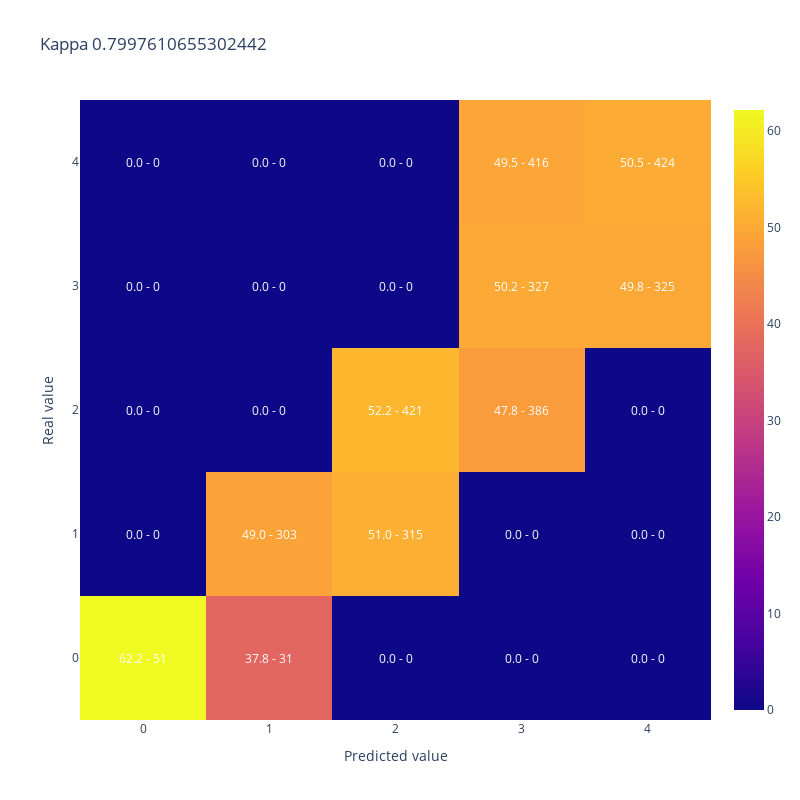
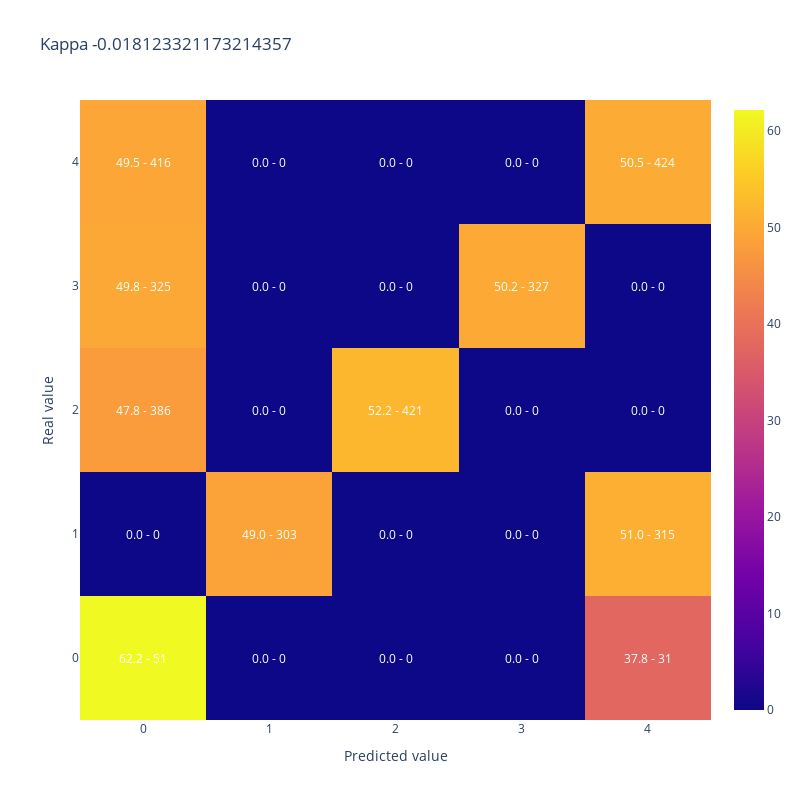

Notebook source saved alongside these figures, in order:
### Code cell
y_simulado_cerca = [y_test.iloc[sample] if random_list[sample]<50/100 else y_cerca[sample] for sample in range(len(y_test))]

display(plot_confusion_matrix(y_test,y_simulado_cerca, 
                              title = "Kappa " + str(cohen_kappa_score(y_test,y_simulado_cerca, weights = 'quadratic'))))


y_simulado_lejos = [y_test.iloc[sample] if random_list[sample]<50/100 else y_lejos[sample] for sample in range(len(y_test))]

display(plot_confusion_matrix(y_test,y_simulado_lejos, 
                              title = "Kappa " + str(cohen_kappa_score(y_test,y_simulado_lejos, weights = 'quadratic'))))

### Figure 1 — Plotly figure (JSON) as saved in the notebook; plotly's stock layout.template omitted (floating-point values rounded to 4 significant figures)
{"data": [{"type": "heatmap", "x": [0, 1, 2, 3, 4], "y": [0, 1, 2, 3, 4], "z": [[62.2, 37.8, 0, 0, 0], [0, 49.03, 50.97, 0, 0], [0, 0, 52.17, 47.83, 0], [0, 0, 0, 50.15, 49.85], [0, 0, 0, 49.52, 50.48]]}], "layout": {"annotations": [{"font": {"color": "white"}, "showarrow": false, "text": "62.2 - 51", "x": 0, "xref": "x", "y": 0, "yref": "y"}, {"font": {"color": "white"}, "showarrow": false, "text": "37.8 - 31", "x": 1, "xref": "x", "y": 0, "yref": "y"}, {"font": {"color": "white"}, "showarrow": false, "text": "0.0 - 0", "x": 2, "xref": "x", "y": 0, "yref": "y"}, {"font": {"color": "white"}, "showarrow": false, "text": "0.0 - 0", "x": 3, "xref": "x", "y": 0, "yref": "y"}, {"font": {"color": "white"}, "showarrow": false, "text": "0.0 - 0", "x": 4, "xref": "x", "y": 0, "yref": "y"}, {"font": {"color": "white"}, "showarrow": false, "text": "0.0 - 0", "x": 0, "xref": "x", "y": 1, "yref": "y"}, {"font": {"color": "white"}, "showarrow": false, "text": "49.0 - 303", "x": 1, "xref": "x", "y": 1, "yref": "y"}, {"font": {"color": "white"}, "showarrow": false, "text": "51.0 - 315", "x": 2, "xref": "x", "y": 1, "yref": "y"}, {"font": {"color": "white"}, "showarrow": false, "text": "0.0 - 0", "x": 3, "xref": "x", "y": 1, "yref": "y"}, {"font": {"color": "white"}, "showarrow": false, "text": "0.0 - 0", "x": 4, "xref": "x", "y": 1, "yref": "y"}, {"font": {"color": "white"}, "showarrow": false, "text": "0.0 - 0", "x": 0, "xref": "x", "y": 2, "yref": "y"}, {"font": {"color": "white"}, "showarrow": false, "text": "0.0 - 0", "x": 1, "xref": "x", "y": 2, "yref": "y"}, {"font": {"color": "white"}, "showarrow": false, "text": "52.2 - 421", "x": 2, "xref": "x", "y": 2, "yref": "y"}, {"font": {"color": "white"}, "showarrow": false, "text": "47.8 - 386", "x": 3, "xref": "x", "y": 2, "yref": "y"}, {"font": {"color": "white"}, "showarrow": false, "text": "0.0 - 0", "x": 4, "xref": "x", "y": 2, "yref": "y"}, {"font": {"color": "white"}, "showarrow": false, "text": "0.0 - 0", "x": 0, "xref": "x", "y": 3, "yref": "y"}, {"font": {"color": "white"}, "showarrow": false, "text": "0.0 - 0", "x": 1, "xref": "x", "y": 3, "yref": "y"}, {"font": {"color": "white"}, "showarrow": false, "text": "0.0 - 0", "x": 2, "xref": "x", "y": 3, "yref": "y"}, {"font": {"color": "white"}, "showarrow": false, "text": "50.2 - 327", "x": 3, "xref": "x", "y": 3, "yref": "y"}, {"font": {"color": "white"}, "showarrow": false, "text": "49.8 - 325", "x": 4, "xref": "x", "y": 3, "yref": "y"}, {"font": {"color": "white"}, "showarrow": false, "text": "0.0 - 0", "x": 0, "xref": "x", "y": 4, "yref": "y"}, {"font": {"color": "white"}, "showarrow": false, "text": "0.0 - 0", "x": 1, "xref": "x", "y": 4, "yref": "y"}, {"font": {"color": "white"}, "showarrow": false, "text": "0.0 - 0", "x": 2, "xref": "x", "y": 4, "yref": "y"}, {"font": {"color": "white"}, "showarrow": false, "text": "49.5 - 416", "x": 3, "xref": "x", "y": 4, "yref": "y"}, {"font": {"color": "white"}, "showarrow": false, "text": "50.5 - 424", "x": 4, "xref": "x", "y": 4, "yref": "y"}], "height": 800, "title": {"text": "Kappa 0.7997610655302442"}, "width": 800, "xaxis": {"title": {"text": "Predicted value"}}, "yaxis": {"title": {"text": "Real value"}}}}

### Figure 2 — Plotly figure (JSON) as saved in the notebook; plotly's stock layout.template omitted (floating-point values rounded to 4 significant figures)
{"data": [{"type": "heatmap", "x": [0, 1, 2, 3, 4], "y": [0, 1, 2, 3, 4], "z": [[62.2, 0, 0, 0, 37.8], [0, 49.03, 0, 0, 50.97], [47.83, 0, 52.17, 0, 0], [49.85, 0, 0, 50.15, 0], [49.52, 0, 0, 0, 50.48]]}], "layout": {"annotations": [{"font": {"color": "white"}, "showarrow": false, "text": "62.2 - 51", "x": 0, "xref": "x", "y": 0, "yref": "y"}, {"font": {"color": "white"}, "showarrow": false, "text": "0.0 - 0", "x": 1, "xref": "x", "y": 0, "yref": "y"}, {"font": {"color": "white"}, "showarrow": false, "text": "0.0 - 0", "x": 2, "xref": "x", "y": 0, "yref": "y"}, {"font": {"color": "white"}, "showarrow": false, "text": "0.0 - 0", "x": 3, "xref": "x", "y": 0, "yref": "y"}, {"font": {"color": "white"}, "showarrow": false, "text": "37.8 - 31", "x": 4, "xref": "x", "y": 0, "yref": "y"}, {"font": {"color": "white"}, "showarrow": false, "text": "0.0 - 0", "x": 0, "xref": "x", "y": 1, "yref": "y"}, {"font": {"color": "white"}, "showarrow": false, "text": "49.0 - 303", "x": 1, "xref": "x", "y": 1, "yref": "y"}, {"font": {"color": "white"}, "showarrow": false, "text": "0.0 - 0", "x": 2, "xref": "x", "y": 1, "yref": "y"}, {"font": {"color": "white"}, "showarrow": false, "text": "0.0 - 0", "x": 3, "xref": "x", "y": 1, "yref": "y"}, {"font": {"color": "white"}, "showarrow": false, "text": "51.0 - 315", "x": 4, "xref": "x", "y": 1, "yref": "y"}, {"font": {"color": "white"}, "showarrow": false, "text": "47.8 - 386", "x": 0, "xref": "x", "y": 2, "yref": "y"}, {"font": {"color": "white"}, "showarrow": false, "text": "0.0 - 0", "x": 1, "xref": "x", "y": 2, "yref": "y"}, {"font": {"color": "white"}, "showarrow": false, "text": "52.2 - 421", "x": 2, "xref": "x", "y": 2, "yref": "y"}, {"font": {"color": "white"}, "showarrow": false, "text": "0.0 - 0", "x": 3, "xref": "x", "y": 2, "yref": "y"}, {"font": {"color": "white"}, "showarrow": false, "text": "0.0 - 0", "x": 4, "xref": "x", "y": 2, "yref": "y"}, {"font": {"color": "white"}, "showarrow": false, "text": "49.8 - 325", "x": 0, "xref": "x", "y": 3, "yref": "y"}, {"font": {"color": "white"}, "showarrow": false, "text": "0.0 - 0", "x": 1, "xref": "x", "y": 3, "yref": "y"}, {"font": {"color": "white"}, "showarrow": false, "text": "0.0 - 0", "x": 2, "xref": "x", "y": 3, "yref": "y"}, {"font": {"color": "white"}, "showarrow": false, "text": "50.2 - 327", "x": 3, "xref": "x", "y": 3, "yref": "y"}, {"font": {"color": "white"}, "showarrow": false, "text": "0.0 - 0", "x": 4, "xref": "x", "y": 3, "yref": "y"}, {"font": {"color": "white"}, "showarrow": false, "text": "49.5 - 416", "x": 0, "xref": "x", "y": 4, "yref": "y"}, {"font": {"color": "white"}, "showarrow": false, "text": "0.0 - 0", "x": 1, "xref": "x", "y": 4, "yref": "y"}, {"font": {"color": "white"}, "showarrow": false, "text": "0.0 - 0", "x": 2, "xref": "x", "y": 4, "yref": "y"}, {"font": {"color": "white"}, "showarrow": false, "text": "0.0 - 0", "x": 3, "xref": "x", "y": 4, "yref": "y"}, {"font": {"color": "white"}, "showarrow": false, "text": "50.5 - 424", "x": 4, "xref": "x", "y": 4, "yref": "y"}], "height": 800, "title": {"text": "Kappa -0.018123321173214357"}, "width": 800, "xaxis": {"title": {"text": "Predicted value"}}, "yaxis": {"title": {"text": "Real value"}}}}
